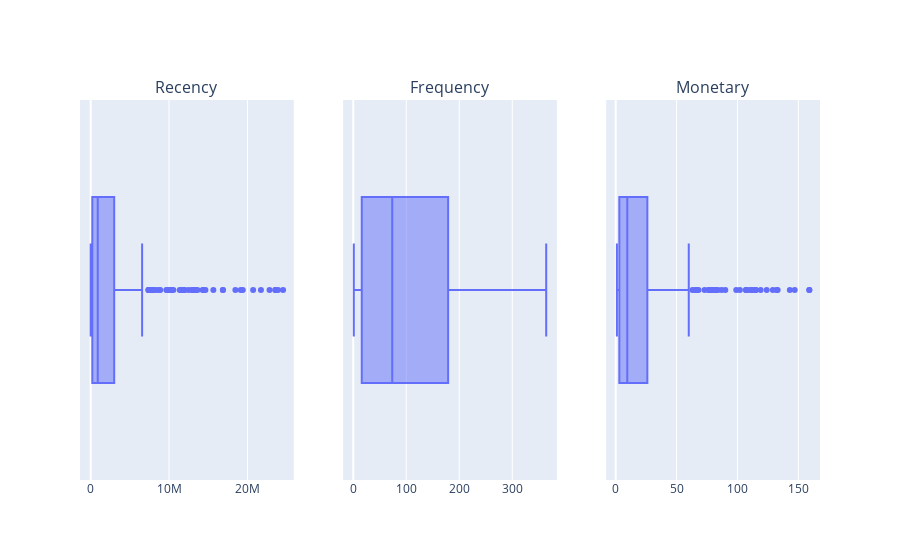

Notebook code for this chart:
### Markdown cell above
У нас остались данные о 350 клиентах в RFM-таблице

### Code cell
rfm_table_cleaned = rfm_table
boxes = [px.box(rfm_table_cleaned, x=column)
         for column in rfm_table_cleaned.columns]
fig = make_subplots(
    rows=1, cols=3,
    subplot_titles=(
        "Recency", "Frequency", "Monetary"
    )
)

for i, box in enumerate(boxes):
    fig.add_trace(boxes[i]['data'][0], row=1, col=i+1)

fig.update_layout(showlegend=True)
fig.show()

### Figure 1 — Plotly figure (JSON) as saved in the notebook; plotly's stock layout.template omitted (floating-point values rounded to 4 significant figures; data arrays with more than 128 entries replaced by an {"elided": "..."} marker saying what was removed)
{"data": [{"alignmentgroup": "True", "hovertemplate": "Monetary_Value=%{x}<extra></extra>", "legendgroup": "", "marker": {"color": "#636efa"}, "name": "", "notched": false, "offsetgroup": "", "orientation": "h", "showlegend": false, "type": "box", "x": {"elided": "350 float values"}, "x0": " ", "xaxis": "x", "y0": " ", "yaxis": "y"}, {"alignmentgroup": "True", "hovertemplate": "Recency=%{x}<extra></extra>", "legendgroup": "", "marker": {"color": "#636efa"}, "name": "", "notched": false, "offsetgroup": "", "orientation": "h", "showlegend": false, "type": "box", "x": {"elided": "350 int values"}, "x0": " ", "xaxis": "x2", "y0": " ", "yaxis": "y2"}, {"alignmentgroup": "True", "hovertemplate": "Frequency=%{x}<extra></extra>", "legendgroup": "", "marker": {"color": "#636efa"}, "name": "", "notched": false, "offsetgroup": "", "orientation": "h", "showlegend": false, "type": "box", "x": {"elided": "350 int values"}, "x0": " ", "xaxis": "x3", "y0": " ", "yaxis": "y3"}], "layout": {"annotations": [{"font": {"size": 16}, "showarrow": false, "text": "Recency", "x": 0.1444, "xanchor": "center", "xref": "paper", "y": 1, "yanchor": "bottom", "yref": "paper"}, {"font": {"size": 16}, "showarrow": false, "text": "Frequency", "x": 0.5, "xanchor": "center", "xref": "paper", "y": 1, "yanchor": "bottom", "yref": "paper"}, {"font": {"size": 16}, "showarrow": false, "text": "Monetary", "x": 0.8556, "xanchor": "center", "xref": "paper", "y": 1, "yanchor": "bottom", "yref": "paper"}], "showlegend": true, "xaxis": {"anchor": "y", "domain": [0, 0.2889]}, "xaxis2": {"anchor": "y2", "domain": [0.3556, 0.6444]}, "xaxis3": {"anchor": "y3", "domain": [0.7111, 1]}, "yaxis": {"anchor": "x", "domain": [0, 1]}, "yaxis2": {"anchor": "x2", "domain": [0, 1]}, "yaxis3": {"anchor": "x3", "domain": [0, 1]}}}
